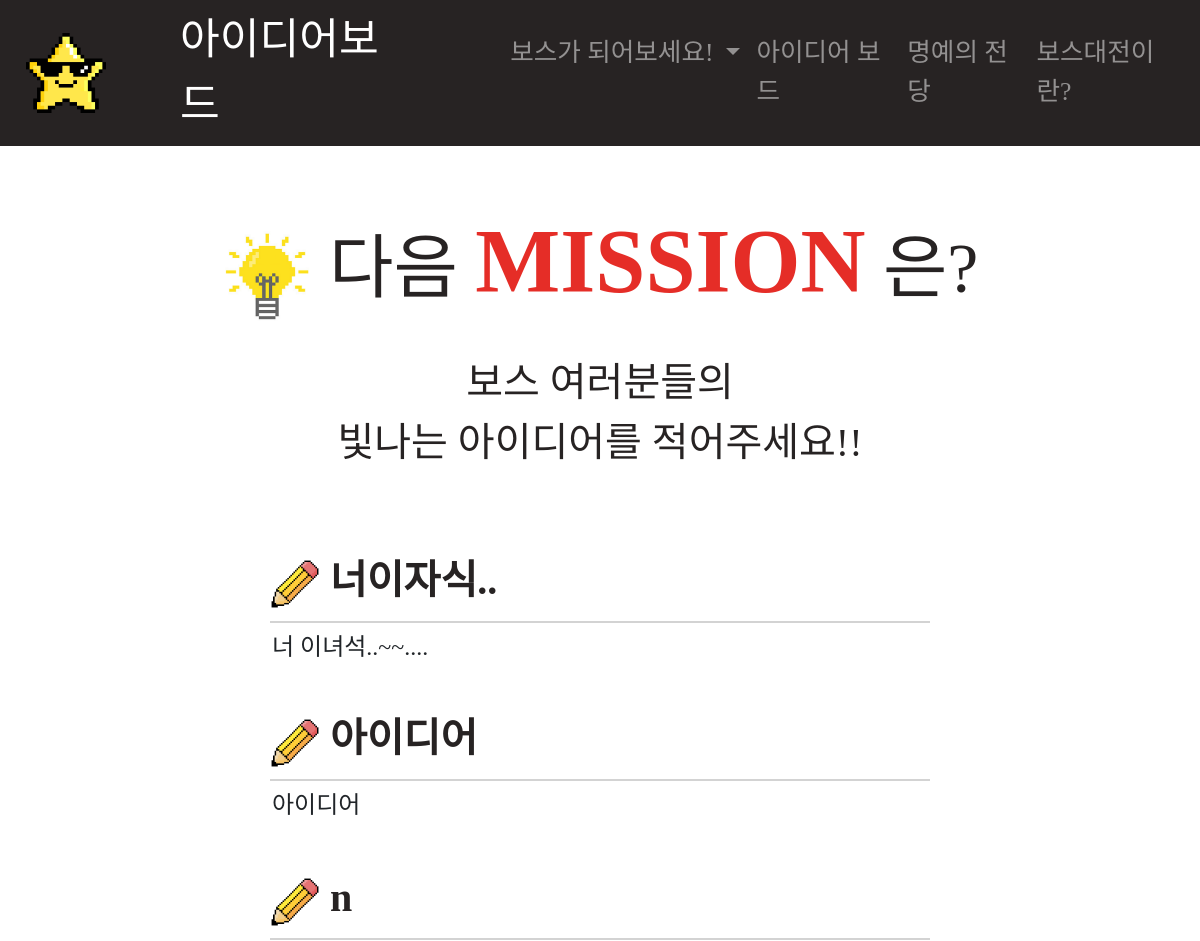
The app's page /idea/ (upper part), older data.
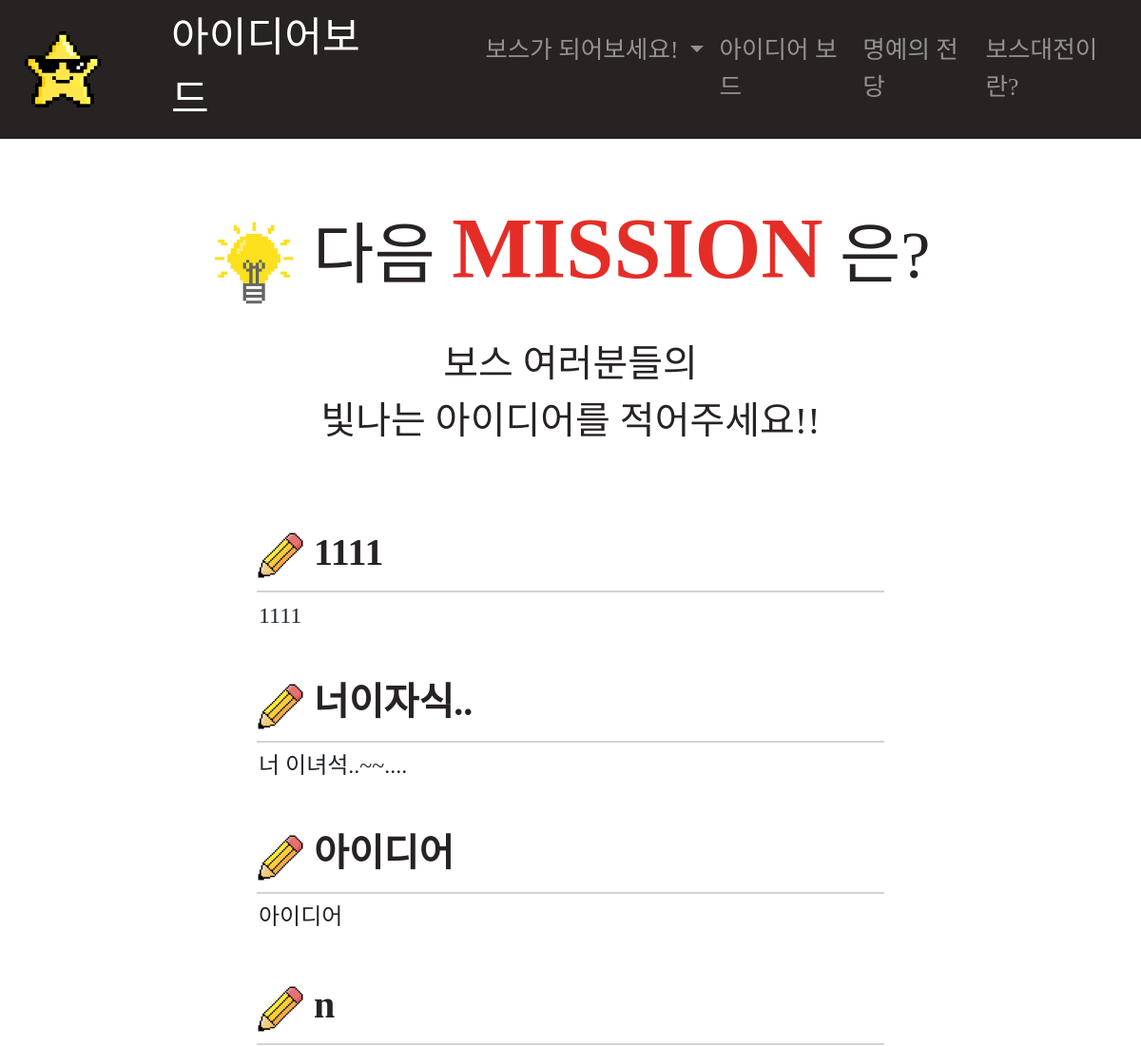
The same page, newer data.
### idea/models.py (models this page shows, shortened)
class Idea(models.Model):
    whoseidea =  models.ForeignKey(User, related_name='whoseidea', on_delete=models.CASCADE)
    title = models.CharField(max_length=200)
    content = models.TextField()
    created_at = models.DateTimeField(auto_now_add=True)

### idea/views.py (the view)
# urls.py: path('', idea.views.ideaboard, name='ideaboard'),
def ideaboard(request):
    ideas = Idea.objects.all().order_by('-id')
    return render(request,'idea/ideaboard.html',{'ideas':ideas})

### idea/templates/idea/ideaboard.html (shortened to what this page needs)
{% extends "base.html" %}
{% load staticfiles %}
{% block centername %}
아이디어보드
{% endblock centername %}
{% block head %}
    <link rel="stylesheet" type="text/css" href="{% static 'idea/idea_board.css' %}">
{% endblock head %}
{% block content %}
<div align="center">
    <br>
    <div class="title_3"><img src="{% static 'idea/img/light.png' %}" width=90px height=90px> 다음 <span class="title_1">MISSION</span> 은?</div>
    <br>
    <div class="content_1">보스 여러분들의<br>빛나는 아이디어를 적어주세요!!</div>
    <br>
    <br>
    {% for idea in ideas %}
    <div class="idea_container">
        <a href="{% url 'ideashow' idea.id %}"><div class="border_1"><div class="title_2"><div align="left"><img src="{% static 'idea/img/pencil.png' %}" width=50px height=50px>&nbsp{{idea.title}}</div></div></div></a>
        <h4>{{idea.content}}</h4>
    </div>
    {% endfor %}
    <br>
    <br>
</div>
{% endblock content %}

Row changes from the older to the newer data that the page shows:
added Idea: title "1111", content "1111"
